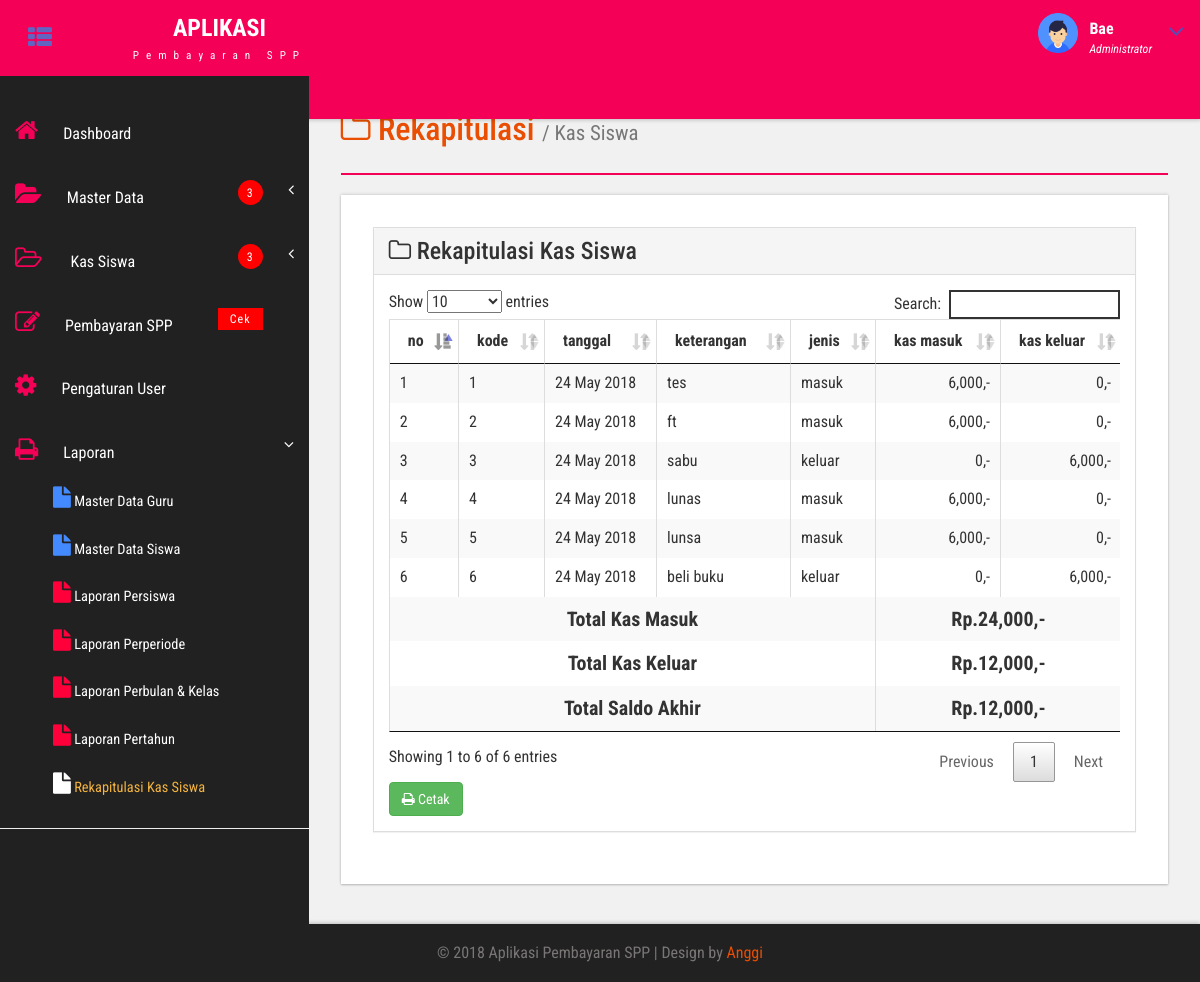
The page /laporan-rekapkas.php (signed in) on the database its author committed.
### tables this page shows
CREATE TABLE `db_kas` (
  `kode` int(11) NOT NULL,
  `idguru` int(5) NOT NULL,
  `namasiswa` varchar(50) NOT NULL,
  `kelas` varchar(20) NOT NULL,
  `keterangan` varchar(300) NOT NULL,
  `tgl` date NOT NULL,
  `jumlah` int(30) NOT NULL,
  `jenis` varchar(20) NOT NULL,
  `keluar` varchar(15) NOT NULL
);

### laporan-rekapkas.php (the view)
<?php include "header.php" ?>
<div id="page-wrapper">
<div class="main-page">
<h3 class="title1">  <span class="fa fa-folder-o"></span> Rekapitulasi <small>/ Kas Siswa</small> </h3>
<hr style="border: 1px solid #f50057;">
<div class="blank-page widget-shadow scroll" id="style-2 div1">
    <div class="panel panel-default">
<div class="panel-heading">
<h3><span class="fa fa-folder-o"></span> Rekapitulasi Kas Siswa</h3>
</div>
<div class="panel-body">
<div class="table-responsive">
<table class="table table-striped table-bordered table-hover data">
<thead>
    <tr>
        <th>no</th>
        <th>kode</th>
        <th>tanggal</th>
        <th>keterangan</th>
        <th>jenis</th>
        <th>kas masuk</th>
        <th>kas keluar</th>
    </tr>
</thead>
<tbody>
    <?php
        $no = 1;
        $sql = $konek->query("select * from db_kas");
        while ($data=$sql->fetch_assoc()) {
    ?>
    <tr class="odd gradeX">
        <td><?php echo $no++; ?></td>
        <td><?php echo $data['kode'];?></td>
        <td><?php echo date('d F Y', strtotime( $data['tgl']));?></td>
        <td><?php echo $data['keterangan'];?></td>
        <td><?php echo $data['jenis'];?></td>
        <td align="right"><?php echo number_format( $data['jumlah']).",-";?></td>
        <td align="right"><?php echo number_format( $data['keluar']).",-";?></td>
    </tr>
    <?php
    $total=$total+$data['jumlah'];
    $totalk=$totalk+$data['keluar'];
    $saldo=$total-$totalk;
}
?>
</tbody>
<tr>
    <th colspan="5" style="text-align: center;font-size: 20px">Total Kas Masuk</th>
    <th colspan="2" style="text-align: center;font-size: 20px"><?php echo "Rp.".number_format( $total).",-"; ?></th>
</tr>
<tr>
    <th colspan="5" style="text-align: center;font-size: 20px">Total Kas Keluar</th>
    <th colspan="2" style="text-align: center;font-size: 20px"><?php echo "Rp.".number_format( $totalk).",-"; ?></th>
</tr>
<tr>
    <th colspan="5" style="text-align: center;font-size: 20px">Total Saldo Akhir</th>
    <th colspan="2" style="text-align: center;font-size: 20px"><?php echo "Rp.".number_format( $saldo).",-"; ?></th>
</tr>
</table>
        <a target="_blank" href="LAPORAN/rekap-print1.php" class="btn btn-success"> <span class="fa fa-print"></span> Cetak </a>
</div>
</div>
  </div>
    </div>
     </div>
    </div>
<?php include "footer.php" ?>

### header.php (shortened to what this page needs)
<?php
include "koneksi.php";
?>
<!DOCTYPE HTML>
<html>
<head>
<link href="css/bootstrap.css" rel='stylesheet' type='text/css' />
<link href="css/style.css" rel='stylesheet' type='text/css' />
<link href="css/font-awesome.css" rel="stylesheet">
	<link rel="stylesheet" type="text/css" href="assets/DataTables/media/css/jquery.dataTables.css">
	<link rel="stylesheet" type="text/css" href="assets/DataTables/media/css/dataTables.bootstrap.css">
<link href="css/animate.css" rel="stylesheet" type="text/css" media="all">
<link href="css/custom.css" rel="stylesheet">
</head>
<body class="cbp-spmenu-push">
	<div class="main-content">
		<div class="sidebar" role="navigation">
            <div class="navbar-collapse">
				<nav class="cbp-spmenu cbp-spmenu-vertical cbp-spmenu-left" id="cbp-spmenu-s1">
					<ul class="nav" id="side-menu">
						<li>
							<a href="admin.php"><i class="fa fa-home nav_icon" style="font-size: 25px;color: #f50057;"></i>Dashboard</a>
						</li>
						<li>
							<a href="#"><i class="fa fa-folder-open nav_icon" style="font-size: 25px;color: #f50057;"></i>Master Data <span class="nav-badge" style="background-color: red;">3</span> <span class="fa arrow"></span></a>
						</li>
						<li>
							<a href="#"><i class="fa fa-folder-open-o nav_icon" style="font-size: 25px;color: #f50057;"></i> Kas Siswa <span class="nav-badge" style="background-color: red;">3</span> <span class="fa arrow"></span></a>
						</li>
						<li>
							<a href="transaksi.php"><i class="fa fa-edit nav_icon" style="font-size: 25px;color: #f50057;"></i>Pembayaran SPP <span class="nav-badge-btm" style="background-color: red;">Cek</span></a>
						</li>
						<li>
							<a href="data_admin.php"><i class="fa fa-gear nav_icon" style="font-size: 25px;color: #f50057;"></i>Pengaturan User </a>
						</li>
						<li>
							<a href="#"><i class="fa fa-print nav_icon" style="font-size: 25px;color: #f50057;"></i>Laporan <span class="fa arrow"></span></a>
							<ul class="nav nav-second-level collapse">
								<li>
									<a href="l_guru.php"> <span class="fa fa-file" style="font-size: 25px;color: #448aff ;"></span> Master Data Guru</a>
								</li>
									<li>
									<a href="l_siswa.php"> <span class="fa fa-file" style="font-size: 25px;color: #448aff ;"></span> Master Data Siswa</a>
								</li>
									<li>
									<a href="laporan_persiswa.php"> <span class="fa fa-file" style="font-size: 25px;color:rgb(255,0,58);"></span> Laporan Persiswa</a>
								</li>
								<li>
									<a href="pembayaran.php"> <span class="fa fa-file" style="font-size: 25px;color: rgb(255,0,58);"></span> Laporan Perperiode</a>
								</li>
								<li>
									<a href="laporan_perbulan-kelas.php"> <span class="fa fa-file" style="font-size: 25px;color:rgb(255,0,58);"></span> Laporan Perbulan & Kelas</a>
								</li>
								<li>
									<a href="laporan_pertahun.php"> <span class="fa fa-file" style="font-size: 25px;color:rgb(255,0,58);"></span> Laporan Pertahun</a>
								</li>
									<li>
									<a href="laporan-rekapkas.php"> <span class="fa fa-file" style="font-size: 25px;color:#fff;"></span> Rekapitulasi Kas Siswa</a>
								</li>
								<hr>
							</ul>
						</li>
					</ul>
				</nav>
			</div>
		</div>
		<div class="sticky-header header-section" style="background-color:#f50057;">
			<div class="header-left">
				<button id="showLeftPush"><i class="fa fa-th-list"></i></button>
				<div class="logo" style="background-color: #f50057;">
					<a href="admin.php">
						<h1>APLIKASI</h1>
						<span>Pembayaran SPP</span>
					</a>
				</div>
				<div class="search-box">
					<b style="color: white;">SMAN 1 LEMBAH MELINTAG</b>
				</div>
			</div>
			<div class="header-right">
							<?php
if (@$_SESSION['login']) {
$sesi = @$_SESSION['id'];
}
$sql = mysqli_query($konek,"select * from admin where idadmin = '$sesi'") or die(mysqli_error($konek));
$data = mysqli_fetch_array($sql);
?>
				<div class="profile_details">
					<ul>
						<li class="dropdown profile_details_drop">
							<a href="#" class="dropdown-toggle" data-toggle="dropdown" aria-expanded="false">
								<div class="profile_img">
									<span class="prfil-img"> <img src="images/<?php echo $data['foto']; ?>" width="40"> </span>
									<div class="user-name">
										<p style="color: white;"><?php echo $data['namalengkap']; ?></p>
										<span style="color: white;">Administrator</span>
									</div>
									<i class="fa fa-angle-down lnr"></i>
									<div class="clearfix"></div>
								</div>
							</a>
						</li>
					</ul>
				</div>
				<div class="clearfix"> </div>
			</div>
			<div class="clearfix"> </div>
		</div>

### footer.php (shortened to what this page needs)
		<div class="footer" style="background-color: #212121;">
		   <p>&copy; 2018 Aplikasi Pembayaran SPP | Design by <a href="https://w3layouts.com/" target="_blank">Anggi</a></p>
		</div>
	</div>
</body>
</html>

### css/custom.css (style rules this page uses)
#page-wrapper { padding:7em 2em 2.5em; background-color: #F1F1F1; }
.sidebar .arrow { float: right; }
.sidebar .fa.arrow:before { content: "\f104"; }
.sidebar .active>a>.fa.arrow:before { content: "\f107"; }
.sidebar .nav-second-level li, .sidebar .nav-third-level li { border-bottom: 0!important; margin-bottom: 0; }
.sidebar .nav-second-level li a { padding-left: 53px; font-size: .9em; }

### rows shown on the page
db_kas: kode "1", tgl "24 May 2018", keterangan "tes", jenis "masuk", jumlah "6,000", keluar "0"
db_kas: kode "2", tgl "24 May 2018", keterangan "ft", jenis "masuk", jumlah "6,000", keluar "0"
db_kas: kode "3", tgl "24 May 2018", keterangan "sabu", jenis "keluar", jumlah "0", keluar "6,000"
db_kas: kode "4", tgl "24 May 2018", keterangan "lunas", jenis "masuk", jumlah "6,000", keluar "0"
db_kas: kode "5", tgl "24 May 2018", keterangan "lunsa", jenis "masuk", jumlah "6,000", keluar "0"
db_kas: kode "6", tgl "24 May 2018", keterangan "beli buku", jenis "keluar", jumlah "0", keluar "6,000"

### other values the page prints
$data['namalengkap'] "Bae"
$total "24,000"
$totalk "12,000"
$saldo "12,000"
